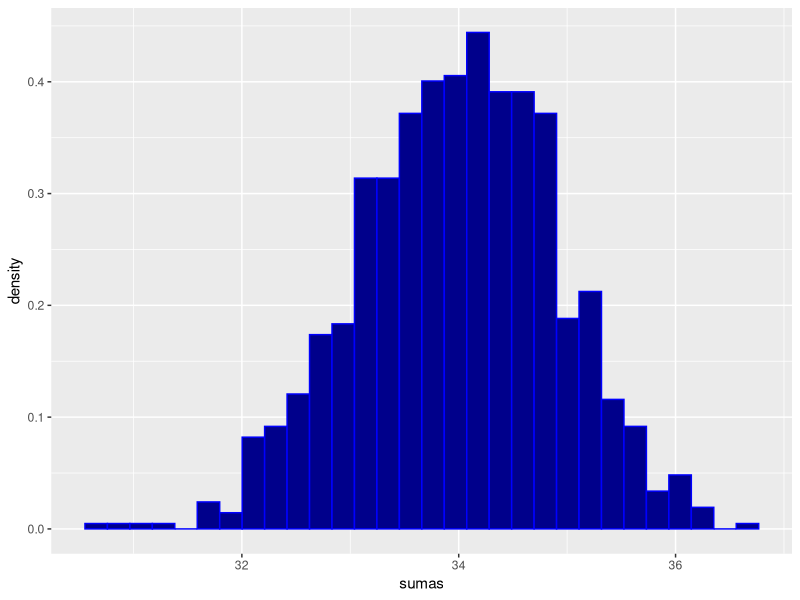
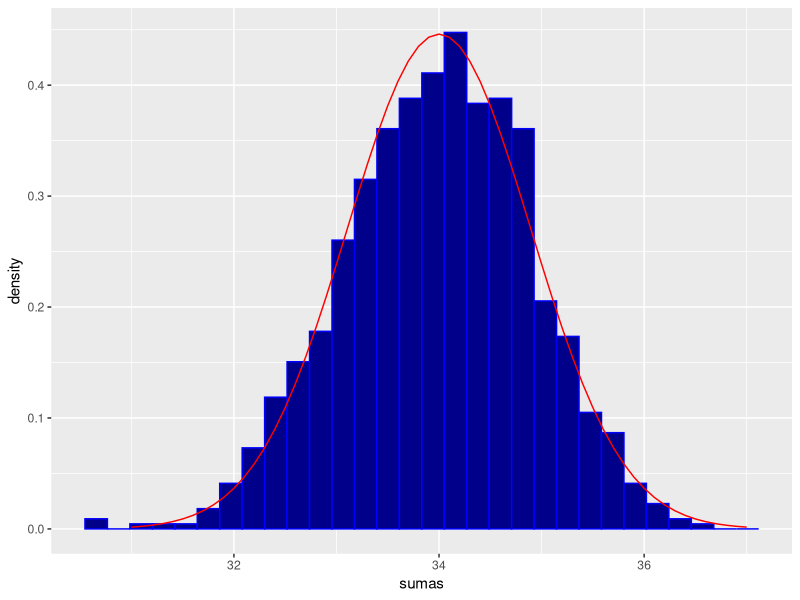

Write the R code that produced these figures, in order.
library(tidyverse)

mi_poblacion = rnorm(10000,mean=1.7,sd=0.2)

sumas = replicate(1000,sum(mi_poblacion[sample(1:10000,20)]))

mi_data = data.frame(sumas=sumas)

ggplot()+
  geom_histogram(data = mi_data,
                 mapping = aes(x=sumas,y=after_stat(density)),
                 color = "blue",
                 fill = "darkblue")

gaussiana_verdadera = data.frame(abscisas = seq(31,37,by=0.1),
                                 ordenadas = dnorm(seq(31,37,by=0.1),
                                                   20*1.7,
                                                   sqrt(20*0.2^2)))

ggplot()+
  geom_histogram(data = mi_data,
                 mapping = aes(x=sumas,y=after_stat(density)),
                 color = "blue",
                 fill = "darkblue") +
  geom_line(data = gaussiana_verdadera,
            mapping = aes(x=abscisas,y=ordenadas),
            color = "red")








